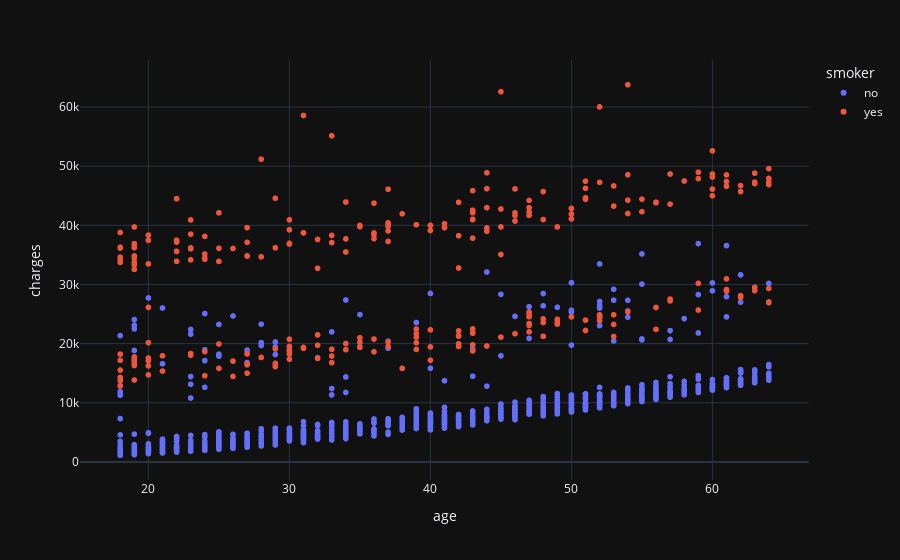

Here is the notebook cell this chart was saved with:
### Code cell
px.scatter(df.sort_values(by='age'),x='age',y='charges',template='plotly_dark',color='smoker')

### Figure 1 — Plotly figure (JSON) as saved in the notebook; plotly's stock layout.template omitted (floating-point values rounded to 4 significant figures; data arrays with more than 128 entries replaced by an {"elided": "..."} marker saying what was removed)
{"data": [{"hovertemplate": "smoker=no<br>age=%{x}<br>charges=%{y}<extra></extra>", "legendgroup": "no", "marker": {"color": "#636efa", "symbol": "circle"}, "mode": "markers", "name": "no", "showlegend": true, "type": "scattergl", "x": {"elided": "1064 int values"}, "xaxis": "x", "y": {"elided": "1064 float values"}, "yaxis": "y"}, {"hovertemplate": "smoker=yes<br>age=%{x}<br>charges=%{y}<extra></extra>", "legendgroup": "yes", "marker": {"color": "#EF553B", "symbol": "circle"}, "mode": "markers", "name": "yes", "showlegend": true, "type": "scattergl", "x": {"elided": "274 int values"}, "xaxis": "x", "y": {"elided": "274 float values"}, "yaxis": "y"}], "layout": {"autosize": true, "legend": {"title": {"text": "smoker"}, "tracegroupgap": 0}, "margin": {"t": 60}, "xaxis": {"anchor": "y", "autorange": true, "domain": [0, 1], "range": [15.26, 66.74], "title": {"text": "age"}, "type": "linear"}, "yaxis": {"anchor": "x", "autorange": true, "domain": [0, 1], "range": [-3729.0, 68620.0], "title": {"text": "charges"}, "type": "linear"}}}
